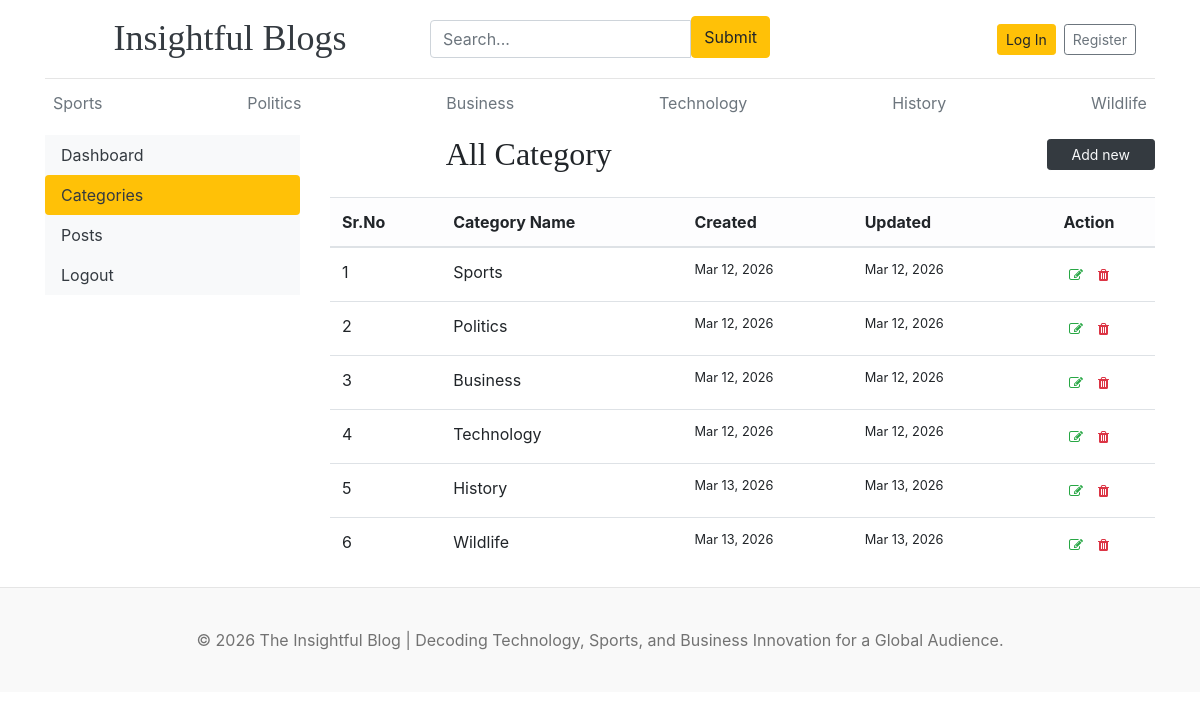
Page /dashboard/categories/ on the earlier database version.
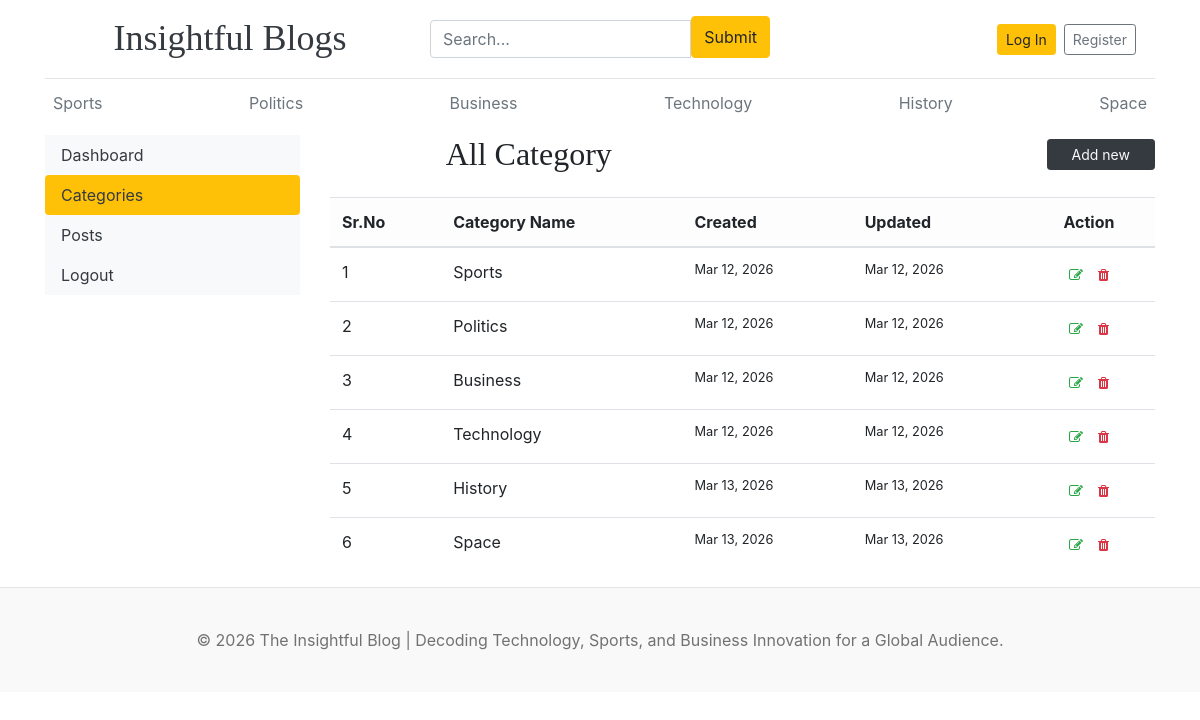
Same page on the later database version.
### blogs/models.py (models this page shows, shortened)
class Category(models.Model):
    category_name = models.CharField(max_length=50, unique=True)
    created_at = models.DateTimeField(auto_now_add=True)
    updated_at = models.DateTimeField(auto_now_add=True)
    class Meta:
        verbose_name_plural = "Categories"

### dashboards/views.py (the view)
# urls.py: path("categories/", views.categories, name="categories"),
def categories(request):
    return render(request, "dashboard/categories.html")

### blogs/context_processors.py (called while the page is built)
def get_categories(request):
    categories = Category.objects.all()
    return dict(categories=categories)

def get_social_links(request):
    social_links = SocialLink.objects.all()
    return dict(social_links=social_links)

### templates/dashboard/categories.html
{% extends 'base.html' %}
{% block content %}
<div class="row">
    {% include 'dashboard/sidebar.html' %}
    <div class="col-md-9">
        <div class="row align-items-center gy-3 mb-4">
            <div class="col-12 col-md-8 col-lg-6 text-center text-lg-start">
                <h2 class="mb-0">All Category</h2>
            </div>
            <div class="col-12 col-md-4 col-lg-6 d-flex justify-content-center justify-content-lg-end">
                <a href="{% url 'add_category' %}"
                    class="btn btn-dark btn-sm text-light text-decoration-none shadow-sm px-4">
                    Add new
                </a>
            </div>
        </div>
        <div class="table-responsive">
            <table class="table table-hover align-middle">
                <thead class="table-light">
                    <tr>
                        <th>Sr.No</th>
                        <th>Category Name</th>
                        <th class="d-none d-md-table-cell">Created</th>
                        <th class="d-none d-lg-table-cell">Updated</th>
                        <th class="text-center">Action</th>
                    </tr>
                </thead>
                <tbody>
                    {% for cat in categories %}
                    <tr>
                        <td>{{ forloop.counter }}</td>
                        <td class="fw-bold">{{ cat.category_name }}</td>
                        <td class="d-none d-md-table-cell small">{{ cat.created_at|date:"M d, Y" }}</td>
                        <td class="d-none d-lg-table-cell small">{{ cat.updated_at|date:"M d, Y" }}</td>
                        <td class="text-center">
                            <div class="btn-group" role="group">
                                <a href="{% url 'edit_category' cat.id %}" class="btn btn-sm btn-outline-success border-0">
                                    <i class="fa fa-edit"></i>
                                </a>
                                <a href="{% url 'delete_category' cat.id %}" class="btn btn-sm btn-outline-danger border-0">
                                    <i class="fa fa-trash"></i>
                                </a>
                            </div>
                        </td>
                    </tr>
                    {% empty %}
                    <tr>
                        <td colspan="5" class="text-center text-muted">No categories found.</td>
                    </tr>
                    {% endfor %}
                </tbody>
            </table>
        </div>
    </div>
</div>
{% endblock %}

### templates/base.html (shortened to what this page needs)
{% load static %}
<!DOCTYPE html>
<html lang="en">
<head>
    <link href="https://getbootstrap.com/docs/4.0/dist/css/bootstrap.min.css" rel="stylesheet">
    <link href="{% static 'css/blog.css' %}" rel="stylesheet">
    <link rel="stylesheet" href="https://cdnjs.cloudflare.com/ajax/libs/font-awesome/4.7.0/css/font-awesome.min.css">
</head>
<body>
    <div class="container">
        <header class="blog-header py-3 container">
            <div class="row gy-3 justify-content-between align-items-center">
                <div class="col-12 col-lg-4 text-center text-lg-start">
                    <a class="blog-header-logo text-dark h4 text-decoration-none fw-bold" href="/">Insightful Blogs</a>
                </div>
                <div class="col-12 col-lg-4">
                    <form action="{% url 'search' %}" method="GET">
                        <div class="input-group mb-1">
                            <input class="form-control mt-1" type="text" name="keyword" value="{{ keyword }}"
                                placeholder="Search..." aria-label="Search" aria-describedby="button-search" />
                            <button class="btn btn-warning" id="button-search" type="submit">Submit</button>
                        </div>
                    </form>
                </div>
                <div class="col-12 col-lg-4 d-flex justify-content-center justify-content-lg-end align-items-center">
                    {% if not user.is_authenticated %}
                    <a class="btn btn-sm btn-warning m-1" href="{% url 'login' %}">Log In</a>
                    <a class="btn btn-sm btn-outline-secondary m-1" href="{% url 'register' %}">Register</a>
                    {% else %}
                    <div class="text-muted small me-3"><a href="{% url 'dashboard' %}">Dashboard</a></div>
                    &ensp;
                    <a href="{% url 'logout' %}"
                        class="btn btn-sm btn-link text-danger text-decoration-none p-0">Logout</a>
                    {% endif %}
                </div>
            </div>
        </header>
        <div class="nav-scroller py-1 mb-2">
            <nav class="nav d-flex justify-content-between">
                {% for cat in categories %}
                <a class="p-2 text-muted" href="{% url 'posts_by_category' cat.id %}">{{cat.category_name}}</a>
                {% endfor %}
            </nav>
        </div>
        {% block content %}
        {% endblock %}
    </div>
    <footer class="blog-footer">
        <p>© 2026 The Insightful Blog | Decoding Technology, Sports, and Business Innovation for a Global Audience.</p>
    </footer>
</body>
</html>

Differences in the rows shown:
changed Category: category_name "Wildlife" → "Space"
